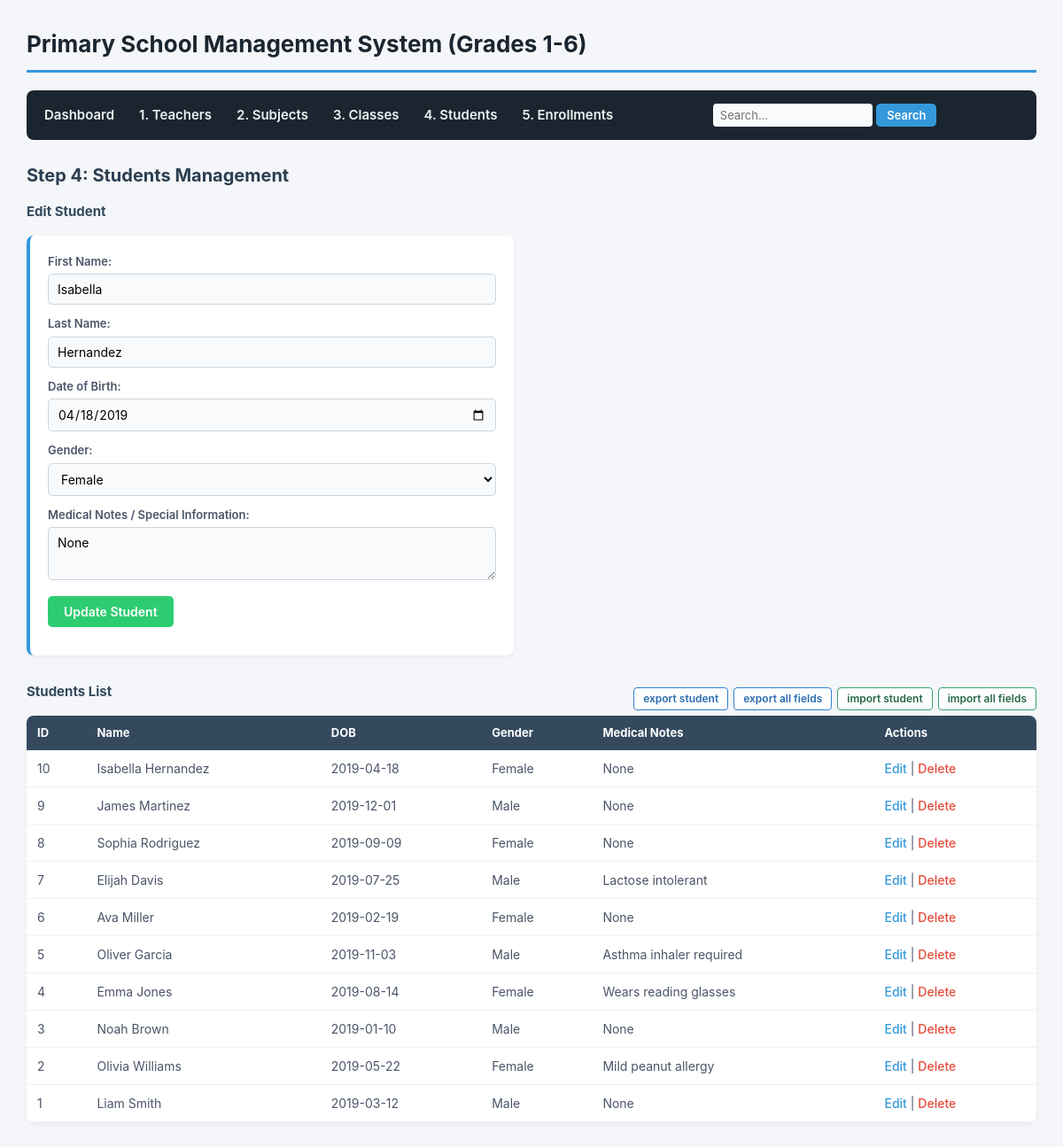
/students.php?edit=10, run on the app's committed database.
### tables this page shows
CREATE TABLE `students` (
  `student_id` int(11) NOT NULL,
  `first_name` varchar(50) NOT NULL,
  `last_name` varchar(50) NOT NULL,
  `dob` date NOT NULL,
  `gender` enum('Male','Female','Other') NOT NULL,
  `admission_date` date DEFAULT curdate(),
  `medical_notes` text DEFAULT NULL,
  `is_active` tinyint(1) DEFAULT 1
);

### students.php (the view, shortened to what this page needs)
<?php
require_once 'db.php';
$edit_student = isset($_GET['edit']) ? $pdo->prepare("SELECT * FROM students WHERE student_id = ?") : null;
if ($edit_student) {
    $edit_student->execute([$_GET['edit']]);
    $edit_student = $edit_student->fetch();
}
$students = $pdo->query("SELECT * FROM students ORDER BY student_id DESC")->fetchAll();
include 'header.php';
?>
<h2>Step 4: Students Management</h2>
<h3><?= $edit_student ? 'Edit Student' : 'Add New Student' ?></h3>
<form action="students.php" method="POST">
    <p>
        <label>First Name:</label>
        <input type="text" name="first_name" value="<?= $edit_student['first_name'] ?? '' ?>" required>
    </p>
    <p>
        <label>Last Name:</label>
        <input type="text" name="last_name" value="<?= $edit_student['last_name'] ?? '' ?>" required>
    </p>
    <p>
        <label>Date of Birth:</label>
        <input type="date" name="dob" value="<?= $edit_student['dob'] ?? '' ?>" required>
    </p>
    <p>
        <label>Gender:</label>
        <select name="gender" required>
            <option value="Female" <?= (isset($edit_student['gender']) && $edit_student['gender'] == 'Female') ? 'selected' : '' ?>>Female</option>
        </select>
    </p>
    <p>
        <label>Medical Notes / Special Information:</label>
        <textarea name="medical_notes"><?= $edit_student['medical_notes'] ?? '' ?></textarea>
    </p>
    <p>
        <button type="submit" name="save_student"><?= $edit_student ? 'Update Student' : 'Add Student' ?></button>
    </p>
</form>
<div style="display: flex; justify-content: space-between; align-items: center; margin-top: 30px;">
    <h3>Students List</h3>
    <div style="display: flex; gap: 6px;">
        <a href="db_tools.php?action=export_data&table=students" class="btn-tool btn-tool-export">export student</a>
        <a href="db_tools.php?action=export_data&table=all" class="btn-tool btn-tool-export">export all fields</a>
        <button type="button" class="btn-tool btn-tool-import" onclick="openImportModal('Import Students Data', 'students')">import student</button>
        <button type="button" class="btn-tool btn-tool-import" onclick="openImportModal('Import All Database Data', 'all')">import all fields</button>
    </div>
</div>
<table>
    <thead>
        <tr><th>ID</th><th>Name</th><th>DOB</th><th>Gender</th><th>Medical Notes</th><th>Actions</th></tr>
    </thead>
    <tbody>
        <?php foreach ($students as $s): ?>
            <tr>
                <td><?= $s['student_id'] ?></td>
                <td><?= htmlspecialchars($s['first_name'] . ' ' . $s['last_name']) ?></td>
                <td><?= htmlspecialchars($s['dob']) ?></td>
                <td><?= htmlspecialchars($s['gender']) ?></td>
                <td><?= htmlspecialchars($s['medical_notes'] ?? 'None') ?></td>
                <td>
                    <a href="students.php?edit=<?= $s['student_id'] ?>">Edit</a> |
                    <a href="students.php?delete=<?= $s['student_id'] ?>" class="btn-delete" onclick="return confirm('Delete this student?')">Delete</a>
                </td>
            </tr>
        <?php endforeach; ?>
    </tbody>
</table>
</body>
</html>

### style.css (style rules this page uses)
* { box-sizing: border-box; margin: 0; padding: 0; font-family: -apple-system, BlinkMacSystemFont, "Segoe UI", Roboto, Arial, sans-serif; }
body { background-color: #f4f6f9; color: #333; padding: 30px; line-height: 1.5; }
h2 { color: #2c3e50; margin-bottom: 15px; font-size: 20px; }
h3 { color: #34495e; margin-bottom: 15px; font-size: 15px; }
form { background-color: #ffffff; padding: 20px; border-radius: 8px; box-shadow: 0 2px 5px rgba(0,0,0,0.05); margin-bottom: 25px; max-width: 550px; border-left: 4px solid #3498db; }
form p { margin-bottom: 12px; }
label { font-weight: 600; font-size: 13px; color: #4a5568; display: block; margin-bottom: 4px; }
input[type="text"], input[type="email"], input[type="date"], select, textarea { width: 100%; padding: 8px 10px; border: 1px solid #cbd5e0; border-radius: 5px; font-size: 14px; background-color: #f8fafc; }
textarea { resize: vertical; min-height: 60px; }
button[type="submit"] { background-color: #2ecc71; color: white; border: none; padding: 9px 18px; font-size: 14px; font-weight: 600; border-radius: 5px; cursor: pointer; }
table { width: 100%; border-collapse: collapse; background-color: #ffffff; border-radius: 8px; overflow: hidden; box-shadow: 0 2px 5px rgba(0,0,0,0.05); margin-bottom: 20px; }
th { background-color: #34495e; color: #ffffff; text-align: left; padding: 10px 12px; font-size: 13px; }
td { padding: 10px 12px; border-bottom: 1px solid #edf2f7; font-size: 14px; color: #4a5568; }
a { color: #3498db; text-decoration: none; font-weight: 500; }
a.btn-delete { color: #e74c3c; }
.btn-tool { padding: 6px 10px; font-size: 12px; font-weight: 600; border-radius: 4px; border: 1px solid #cbd5e0; background-color: #ffffff; color: #2d3748; cursor: pointer; text-decoration: none; line-height: 1; }
.btn-tool-export { border-color: #3182ce; color: #2b6cb0; }
.btn-tool-import { border-color: #38a169; color: #276749; }

### data on the page
students: first_name "Isabella", last_name "Hernandez", dob "04/18/2019", gender "Female", medical_notes "None", student_id "10", first_name+last_name "Isabella Hernandez", dob "2019-04-18"
students: student_id "9", first_name+last_name "James Martinez", dob "2019-12-01", gender "Male", medical_notes "None"
students: student_id "8", first_name+last_name "Sophia Rodriguez", dob "2019-09-09", gender "Female", medical_notes "None"
students: student_id "7", first_name+last_name "Elijah Davis", dob "2019-07-25", gender "Male", medical_notes "Lactose intolerant"
students: student_id "6", first_name+last_name "Ava Miller", dob "2019-02-19", gender "Female", medical_notes "None"
students: student_id "5", first_name+last_name "Oliver Garcia", dob "2019-11-03", gender "Male", medical_notes "Asthma inhaler required"
students: student_id "4", first_name+last_name "Emma Jones", dob "2019-08-14", gender "Female", medical_notes "Wears reading glasses"
students: student_id "3", first_name+last_name "Noah Brown", dob "2019-01-10", gender "Male", medical_notes "None"
students: student_id "2", first_name+last_name "Olivia Williams", dob "2019-05-22", gender "Female", medical_notes "Mild peanut allergy"
students: student_id "1", first_name+last_name "Liam Smith", dob "2019-03-12", gender "Male", medical_notes "None"
